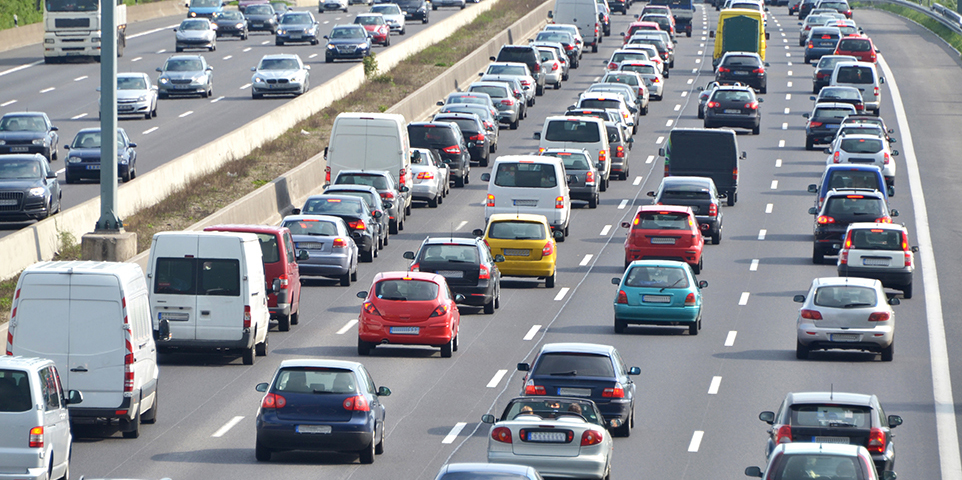
#> input picture data/YourImagePath.png, 962 x 480 px, given in place of the camera
$ python Lane_Detection_Webcam.py
#> lines starting #> are read from the running program, lines starting #| are printed output that depends on the picture; after the words box and inside, x2 and y2 are one past the last pixel; in counts of white or black regions, pixels touching at a corner belong together
#> further down, frame is the input picture: shape (480, 962, 3); mean B, G, R 149.2, 143.1, 140.4
import matplotlib.pyplot as plt
import matplotlib.image as mpimg
import numpy as np
import cv2
import math

def region_of_interest(img, vertices):
    mask = np.zeros_like(img)
    match_mask_color = 255
    cv2.fillPoly(mask, vertices, match_mask_color)
    masked_image = cv2.bitwise_and(img, mask)
    return masked_image

def draw_lines(img, lines, color=[255, 0, 0], thickness=3):
    line_img = np.zeros(
        (
            img.shape[0],
            img.shape[1],
            3
        ),
        dtype=np.uint8
    )
    img = np.copy(img)
    if lines is None:
        return img
    for line in lines:
        for x1, y1, x2, y2 in line:
            cv2.line(line_img, (x1, y1), (x2, y2), color, thickness)
    img = cv2.addWeighted(img, 0.8, line_img, 1.0, 0.0)
    return img

def pipeline(image):
    height = image.shape[0]
#> height = 480
    width = image.shape[1]
#> width = 962
    region_of_interest_vertices = [
        (0, height),
        (width / 2, height / 2),
        (width, height),
    ]
#> region_of_interest_vertices = [(0, 480), (481, 240), (962, 480)]
    gray_image = cv2.cvtColor(image, cv2.COLOR_RGB2GRAY)
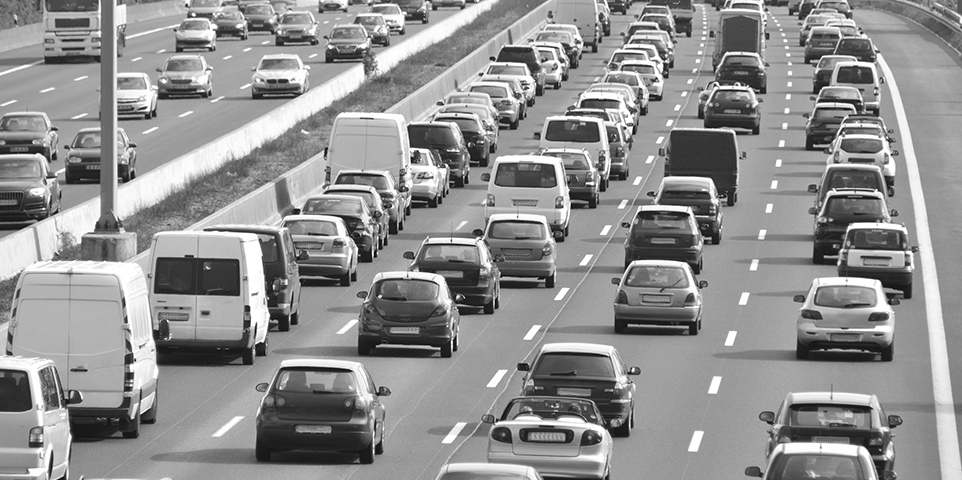
#> gray_image: shape (480, 962); min 2, max 255, mean 144.6
    cannyed_image = cv2.Canny(gray_image, 100, 200)
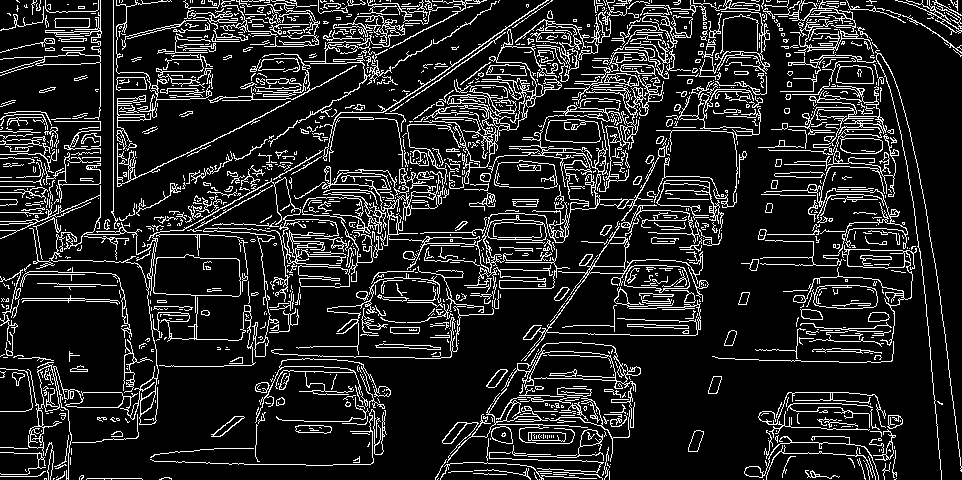
#> cannyed_image: shape (480, 962); 13.9% white in thin lines or dots

    cropped_image = region_of_interest(
        cannyed_image,
        np.array(
            [region_of_interest_vertices],
            np.int32
        ),
    )
#> in region_of_interest, `cv2.fillPoly(mask, vertices, match_mask_color)`:
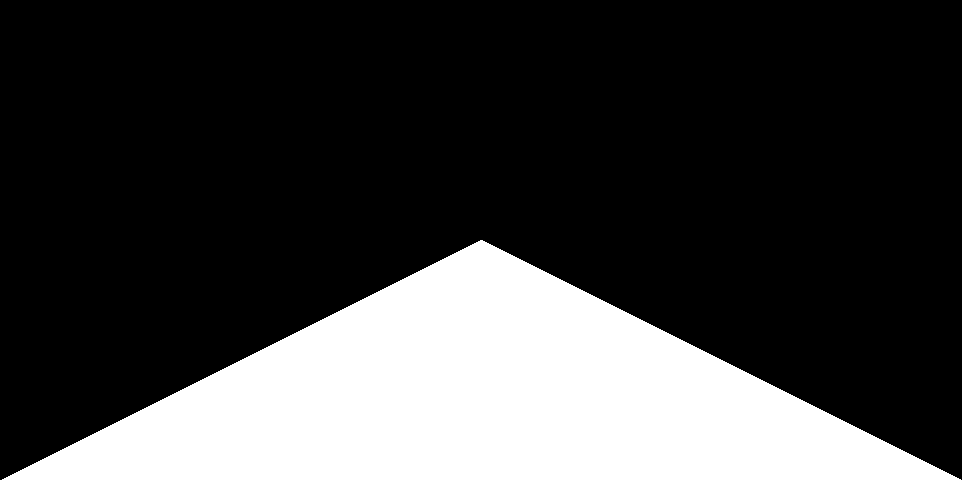
#> mask: shape (480, 962); 25% white; 1 white region, box (x1, y1, x2, y2) and area: (2, 240, 961, 480) 115440
#> in region_of_interest, `masked_image = cv2.bitwise_and(img, mask)`:
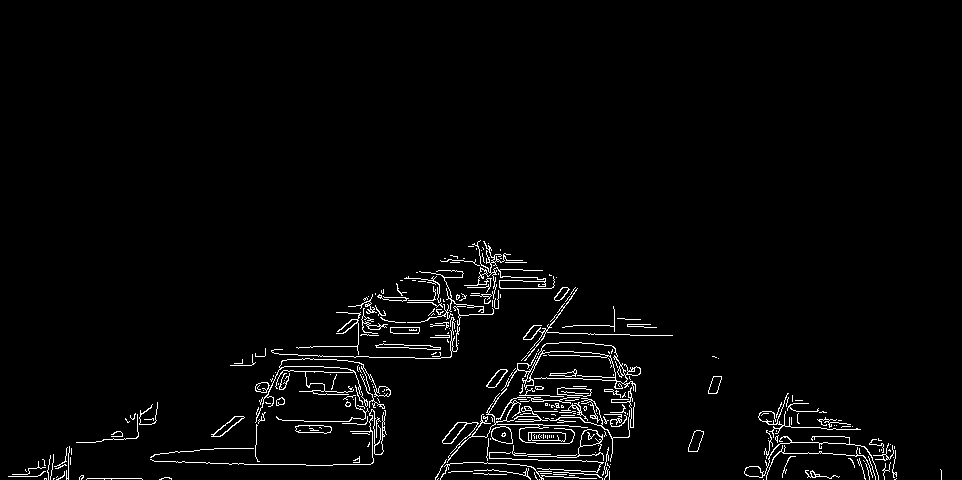
#> masked_image: shape (480, 962); 2.6% white in thin lines or dots, all inside (x1, y1, x2, y2) = (8, 240, 942, 480)

    lines = cv2.HoughLinesP(
        cropped_image,
        rho=6,
        theta=np.pi / 60,
        threshold=160,
        lines=np.array([]),
        minLineLength=40,
        maxLineGap=25
    )
#> lines = 239 rows, first 6: [255, 386, 378, 399], [760, 420, 841, 420], [819, 452, 894, 463], [457, 422, 633, 413], [295, 430, 384, 435], [490, 406, 544, 411]

    left_line_x = []
    left_line_y = []
    right_line_x = []
    right_line_y = []

    if lines is not None:
        for line in lines:
            for x1, y1, x2, y2 in line:
                slope = (y2 - y1) / (x2 - x1)
                if math.fabs(slope) < 0.5:
                    continue
                if slope <= 0:
                    left_line_x.extend([x1, x2])
                    left_line_y.extend([y1, y2])
                else:
                    right_line_x.extend([x1, x2])
                    right_line_y.extend([y1, y2])
#> this loop made 239 passes
#> after the loop, left_line_x = 44 values, max 575 at index 31, min 15 at index 28, mean 352.8; left_line_y = 44 values, max 474 at index 28, min 240 at index 33, mean 343.5; right_line_x = [785, 833, 474, 573, 472, 572, 471, 561, 478, 567]; right_line_y = [398, 422, 243, 294, 244, 295, 246, 298, 248, 299]

    if left_line_x and left_line_y:
        poly_left = np.poly1d(np.polyfit(
            left_line_y,
            left_line_x,
            deg=1
        ))
#> (the run stopped early here; a loop or call above may not have finished)
